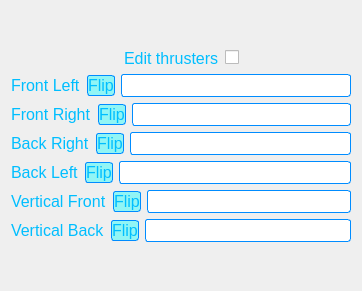
     <widget class="QWidget" name="layoutWidget_2">
      <property name="geometry">
       <rect>
        <x>100</x>
        <y>380</y>
        <width>362</width>
        <height>291</height>
       </rect>
      </property>
      <layout class="QVBoxLayout" name="verticalLayout_13">
       <item>
        <layout class="QVBoxLayout" name="verticalLayout_12">
         <item>
          <layout class="QHBoxLayout" name="horizontalLayout_25">
           <item>
            <spacer name="horizontalSpacer">
             <property name="orientation">
              <enum>Qt::Horizontal</enum>
             </property>
             <property name="sizeHint" stdset="0">
              <size>
               <width>40</width>
               <height>20</height>
              </size>
             </property>
            </spacer>
           </item>
           <item>
            <widget class="QLabel" name="label_19">
             <property name="font">
              <font>
               <pointsize>12</pointsize>
              </font>
             </property>
             <property name="styleSheet">
              <string notr="true">color: rgba(0,190,255,255)</string>
             </property>
             <property name="text">
              <string>Edit thrusters</string>
             </property>
            </widget>
           </item>
           <item>
            <widget class="QCheckBox" name="edit_thruster_checkbox">
             <property name="text">
              <string/>
             </property>
            </widget>
           </item>
           <item>
            <spacer name="horizontalSpacer_2">
             <property name="orientation">
              <enum>Qt::Horizontal</enum>
             </property>
             <property name="sizeHint" stdset="0">
              <size>
               <width>40</width>
               <height>20</height>
              </size>
             </property>
            </spacer>
           </item>
          </layout>
         </item>
         <item>
          <layout class="QVBoxLayout" name="verticalLayout_11">
           <item>
            <layout class="QHBoxLayout" name="horizontalLayout_19">
             <item>
              <widget class="QLabel" name="label_81">
               <property name="font">
                <font>
                 <pointsize>12</pointsize>
                </font>
               </property>
               <property name="styleSheet">
                <string notr="true">color: rgba(0,190,255,255);border-radius: 3px;border-width: 0.5px;border-color:rgba(0,140,255,255);</string>
               </property>
               <property name="text">
                <string>Front Left</string>
               </property>
              </widget>
             </item>
             <item>
              <widget class="QPushButton" name="flip_FL_btn">
               <property name="sizePolicy">
                <sizepolicy hsizetype="Preferred" vsizetype="Fixed">
                 <horstretch>0</horstretch>
                 <verstretch>0</verstretch>
                </sizepolicy>
               </property>
               <property name="font">
                <font>
                 <pointsize>12</pointsize>
                </font>
               </property>
               <property name="styleSheet">
                <string notr="true">QPushButton:!pressed{
     background-color:  rgba(0,255,255,100);
color: rgba(0,190,255,255);
border-style: solid;
border-radius: 3px;
border-width: 0.5px;
border-color: 
rgba(0,140,255,255);
 }
QPushButton:hover{
     background-color: rgb(0, 92, 255);
 }</string>
               </property>
               <property name="text">
                <string>Flip</string>
               </property>
              </widget>
             </item>
             <item>
              <widget class="QLineEdit" name="lineEdit_21">
               <property name="sizePolicy">
                <sizepolicy hsizetype="Expanding" vsizetype="Fixed">
                 <horstretch>0</horstretch>
                 <verstretch>0</verstretch>
                </sizepolicy>
               </property>
               <property name="font">
                <font>
                 <pointsize>12</pointsize>
                </font>
               </property>
               <property name="styleSheet">
                <string notr="true">color: rgba(0,190,255,255);border-style: solid;border-radius: 3px;border-width: 0.5px;border-color:rgba(0,140,255,255);</string>
               </property>
              </widget>
             </item>
            </layout>
           </item>
           <item>
            <layout class="QHBoxLayout" name="horizontalLayout_20">
             <item>
              <widget class="QLabel" name="label_80">
               <property name="font">
                <font>
                 <pointsize>12</pointsize>
                </font>
               </property>
               <property name="styleSheet">
                <string notr="true">color: rgba(0,190,255,255);border-radius: 3px;border-width: 0.5px;border-color:rgba(0,140,255,255);</string>
               </property>
               <property name="text">
                <string>Front Right</string>
               </property>
              </widget>
             </item>
             <item>
              <widget class="QPushButton" name="flip_FR_btn">
               <property name="sizePolicy">
                <sizepolicy hsizetype="Preferred" vsizetype="Fixed">
                 <horstretch>0</horstretch>
                 <verstretch>0</verstretch>
                </sizepolicy>
               </property>
               <property name="font">
                <font>
                 <pointsize>12</pointsize>
                </font>
               </property>
               <property name="styleSheet">
                <string notr="true">QPushButton:!pressed{
     background-color:  rgba(0,255,255,100);
color: rgba(0,190,255,255);
border-style: solid;
border-radius: 3px;
border-width: 0.5px;
border-color: 
rgba(0,140,255,255);
 }
QPushButton:hover{
     background-color: rgb(0, 92, 255);
 }</string>
               </property>
               <property name="text">
                <string>Flip</string>
               </property>
              </widget>
             </item>
             <item>
              <widget class="QLineEdit" name="lineEdit_24">
               <property name="sizePolicy">
                <sizepolicy hsizetype="Expanding" vsizetype="Fixed">
                 <horstretch>0</horstretch>
                 <verstretch>0</verstretch>
                </sizepolicy>
               </property>
               <property name="font">
                <font>
                 <pointsize>12</pointsize>
                </font>
               </property>
               <property name="styleSheet">
                <string notr="true">color: rgba(0,190,255,255);border-style: solid;border-radius: 3px;border-width: 0.5px;border-color:rgba(0,140,255,255);</string>
               </property>
              </widget>
             </item>
            </layout>
           </item>
           <item>
            <layout class="QHBoxLayout" name="horizontalLayout_21">
             <item>
              <widget class="QLabel" name="label_72">
               <property name="font">
                <font>
                 <pointsize>12</pointsize>
                </font>
               </property>
               <property name="styleSheet">
                <string notr="true">color: rgba(0,190,255,255);border-radius: 3px;border-width: 0.5px;border-color:rgba(0,140,255,255);</string>
               </property>
               <property name="text">
                <string>Back Right</string>
               </property>
              </widget>
             </item>
             <item>
              <widget class="QPushButton" name="flip_BR_btn">
               <property name="sizePolicy">
                <sizepolicy hsizetype="Preferred" vsizetype="Fixed">
                 <horstretch>0</horstretch>
                 <verstretch>0</verstretch>
                </sizepolicy>
               </property>
               <property name="font">
                <font>
                 <pointsize>12</pointsize>
                </font>
               </property>
               <property name="styleSheet">
                <string notr="true">QPushButton:!pressed{
     background-color:  rgba(0,255,255,100);
color: rgba(0,190,255,255);
border-style: solid;
border-radius: 3px;
border-width: 0.5px;
border-color: 
rgba(0,140,255,255);
 }
QPushButton:hover{
     background-color: rgb(0, 92, 255);
 }</string>
               </property>
               <property name="text">
                <string>Flip</string>
               </property>
              </widget>
             </item>
             <item>
              <widget class="QLineEdit" name="lineEdit_25">
               <property name="sizePolicy">
                <sizepolicy hsizetype="Expanding" vsizetype="Fixed">
                 <horstretch>0</horstretch>
                 <verstretch>0</verstretch>
                </sizepolicy>
               </property>
               <property name="font">
                <font>
                 <pointsize>12</pointsize>
                </font>
               </property>
               <property name="styleSheet">
                <string notr="true">color: rgba(0,190,255,255);border-style: solid;border-radius: 3px;border-width: 0.5px;border-color:rgba(0,140,255,255);</string>
               </property>
              </widget>
             </item>
            </layout>
           </item>
           <item>
            <layout class="QHBoxLayout" name="horizontalLayout_22">
             <item>
              <widget class="QLabel" name="label_73">
               <property name="font">
                <font>
                 <pointsize>12</pointsize>
                </font>
               </property>
               <property name="styleSheet">
                <string notr="true">color: rgba(0,190,255,255);border-radius: 3px;border-width: 0.5px;border-color:rgba(0,140,255,255);</string>
               </property>
               <property name="text">
                <string>Back Left</string>
               </property>
              </widget>
             </item>
             <item>
              <widget class="QPushButton" name="flip_BL_btn">
               <property name="sizePolicy">
                <sizepolicy hsizetype="Preferred" vsizetype="Fixed">
                 <horstretch>0</horstretch>
                 <verstretch>0</verstretch>
                </sizepolicy>
               </property>
               <property name="font">
                <font>
                 <pointsize>12</pointsize>
                </font>
               </property>
               <property name="styleSheet">
                <string notr="true">QPushButton:!pressed{
     background-color:  rgba(0,255,255,100);
color: rgba(0,190,255,255);
border-style: solid;
border-radius: 3px;
border-width: 0.5px;
border-color: 
rgba(0,140,255,255);
 }
QPushButton:hover{
     background-color: rgb(0, 92, 255);
 }</string>
               </property>
               <property name="text">
                <string>Flip</string>
               </property>
              </widget>
             </item>
             <item>
              <widget class="QLineEdit" name="lineEdit_26">
               <property name="sizePolicy">
                <sizepolicy hsizetype="Expanding" vsizetype="Fixed">
                 <horstretch>0</horstretch>
                 <verstretch>0</verstretch>
                </sizepolicy>
               </property>
               <property name="font">
                <font>
                 <pointsize>12</pointsize>
                </font>
               </property>
               <property name="styleSheet">
                <string notr="true">color: rgba(0,190,255,255);border-style: solid;border-radius: 3px;border-width: 0.5px;border-color:rgba(0,140,255,255);</string>
               </property>
              </widget>
             </item>
            </layout>
           </item>
           <item>
            <layout class="QHBoxLayout" name="horizontalLayout_23">
             <item>
              <widget class="QLabel" name="label_79">
               <property name="font">
                <font>
                 <pointsize>12</pointsize>
                </font>
               </property>
               <property name="styleSheet">
                <string notr="true">color: rgba(0,190,255,255);border-radius: 3px;border-width: 0.5px;border-color:rgba(0,140,255,255);</string>
               </property>
               <property name="text">
                <string>Vertical Front</string>
               </property>
              </widget>
             </item>
             <item>
              <widget class="QPushButton" name="flip_VF_btn">
               <property name="sizePolicy">
                <sizepolicy hsizetype="Preferred" vsizetype="Fixed">
                 <horstretch>0</horstretch>
                 <verstretch>0</verstretch>
                </sizepolicy>
               </property>
               <property name="font">
                <font>
                 <pointsize>12</pointsize>
                </font>
               </property>
               <property name="styleSheet">
                <string notr="true">QPushButton:!pressed{
     background-color:  rgba(0,255,255,100);
color: rgba(0,190,255,255);
border-style: solid;
border-radius: 3px;
border-width: 0.5px;
border-color: 
rgba(0,140,255,255);
 }
QPushButton:hover{
     background-color: rgb(0, 92, 255);
 }</string>
               </property>
               <property name="text">
                <string>Flip</string>
               </property>
              </widget>
             </item>
             <item>
              <widget class="QLineEdit" name="lineEdit_27">
               <property name="sizePolicy">
                <sizepolicy hsizetype="Expanding" vsizetype="Fixed">
                 <horstretch>0</horstretch>
                 <verstretch>0</verstretch>
                </sizepolicy>
               </property>
               <property name="font">
                <font>
                 <pointsize>12</pointsize>
                </font>
               </property>
               <property name="styleSheet">
                <string notr="true">color: rgba(0,190,255,255);border-style: solid;border-radius: 3px;border-width: 0.5px;border-color:rgba(0,140,255,255);</string>
               </property>
              </widget>
             </item>
            </layout>
           </item>
           <item>
            <layout class="QHBoxLayout" name="horizontalLayout_24">
             <item>
              <widget class="QLabel" name="label_76">
               <property name="font">
                <font>
                 <pointsize>12</pointsize>
                </font>
               </property>
               <property name="styleSheet">
                <string notr="true">color: rgba(0,190,255,255);border-radius: 3px;border-width: 0.5px;border-color:rgba(0,140,255,255);</string>
               </property>
               <property name="text">
                <string>Vertical Back</string>
               </property>
              </widget>
             </item>
             <item>
              <widget class="QPushButton" name="flip_VB_btn">
               <property name="sizePolicy">
                <sizepolicy hsizetype="Preferred" vsizetype="Fixed">
                 <horstretch>0</horstretch>
                 <verstretch>0</verstretch>
                </sizepolicy>
               </property>
               <property name="font">
                <font>
                 <pointsize>12</pointsize>
                </font>
               </property>
               <property name="styleSheet">
                <string notr="true">QPushButton:!pressed{
     background-color:  rgba(0,255,255,100);
color: rgba(0,190,255,255);
border-style: solid;
border-radius: 3px;
border-width: 0.5px;
border-color: 
rgba(0,140,255,255);
 }
QPushButton:hover{
     background-color: rgb(0, 92, 255);
 }</string>
               </property>
               <property name="text">
                <string>Flip</string>
               </property>
              </widget>
             </item>
             <item>
              <widget class="QLineEdit" name="lineEdit_28">
               <property name="sizePolicy">
                <sizepolicy hsizetype="Expanding" vsizetype="Fixed">
                 <horstretch>0</horstretch>
                 <verstretch>0</verstretch>
                </sizepolicy>
               </property>
               <property name="font">
                <font>
                 <pointsize>12</pointsize>
                </font>
               </property>
               <property name="styleSheet">
                <string notr="true">color: rgba(0,190,255,255);border-style: solid;border-radius: 3px;border-width: 0.5px;border-color:rgba(0,140,255,255);</string>
               </property>
              </widget>
             </item>
            </layout>
           </item>
          </layout>
         </item>
        </layout>
       </item>
      </layout>
     </widget>
